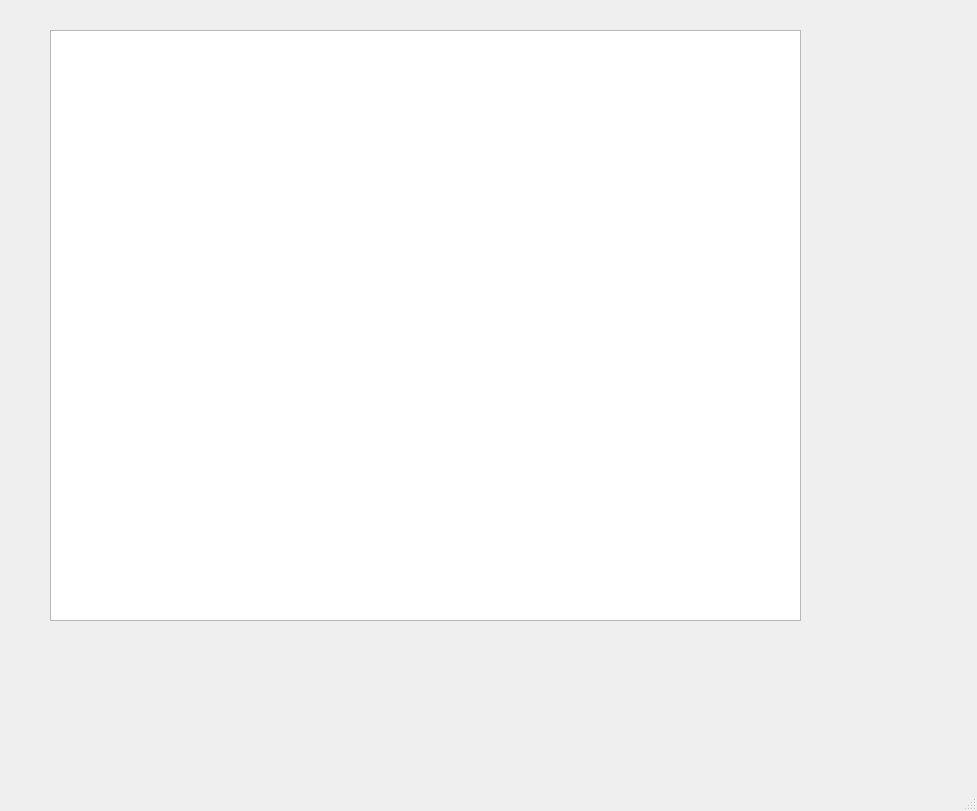
<?xml version="1.0" encoding="UTF-8"?>
<ui version="4.0">
 <class>MainWindow</class>
 <widget class="QMainWindow" name="MainWindow">
  <property name="geometry">
   <rect>
    <x>0</x>
    <y>0</y>
    <width>977</width>
    <height>811</height>
   </rect>
  </property>
  <property name="windowTitle">
   <string>MainWindow</string>
  </property>
  <widget class="QWidget" name="centralwidget">
   <widget class="QGraphicsView" name="graphicsView">
    <property name="geometry">
     <rect>
      <x>50</x>
      <y>30</y>
      <width>751</width>
      <height>591</height>
     </rect>
    </property>
   </widget>
  </widget>
  <widget class="QMenuBar" name="menubar">
   <property name="geometry">
    <rect>
     <x>0</x>
     <y>0</y>
     <width>977</width>
     <height>26</height>
    </rect>
   </property>
  </widget>
  <widget class="QStatusBar" name="statusbar"/>
 </widget>
 <resources/>
 <connections/>
</ui>
